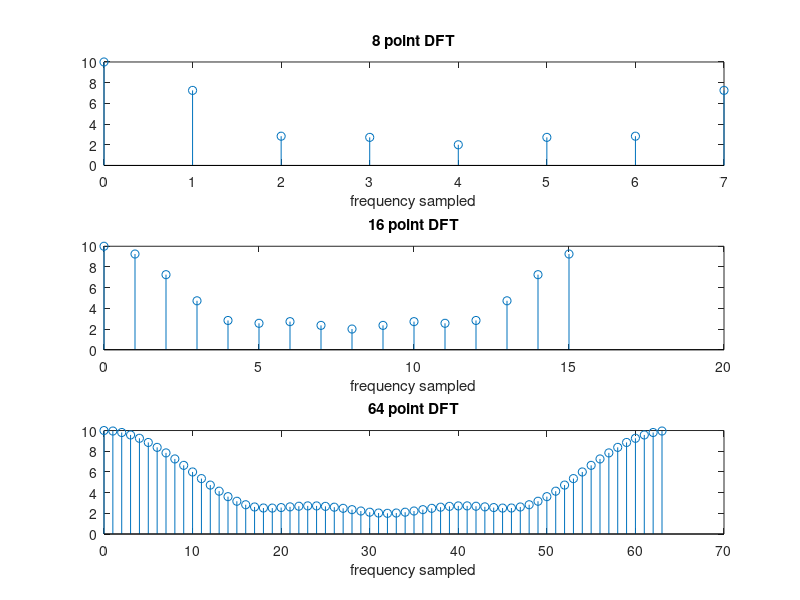
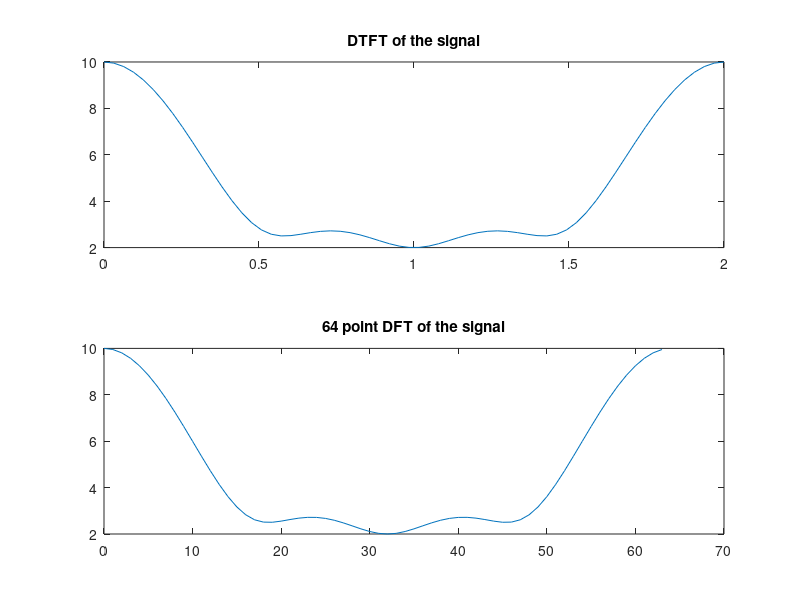

Recreate these plots in MATLAB, in order.
%LAB TASK 3
%FINDING THE 8 point and 16 point DFT

clc
clear all

X_n = [1,2,3,4];
X1_k = fft(X_n,8);
X2_k = fft(X_n,16);
X3_k = fft(X_n,64);
figure
subplot(3,1,1)
k1 = 0:7
stem(k1,abs(X1_k))
title('8 point DFT')
xlabel('frequency sampled')

subplot(3,1,2)
k2 = 0:15
stem(k2,abs(X2_k))
title('16 point DFT')
xlabel('frequency sampled')

subplot(3,1,3)
k3 = 0:63
stem(k3,abs(X3_k))
title('64 point DFT')
xlabel('frequency sampled')

w = 0:2*pi/63:2*pi;
X11_w = freqz(X_n,1,w);
figure
subplot(2,1,1)
plot(w/pi,abs(X11_w))
title('DTFT of the signal')
subplot(2,1,2)
plot(k3,abs(X3_k))
title('64 point DFT of the signal')

%writing a function for the circular convolution
function y = circshift1(x,M)
%user defined function circshift1 and x is the input seq and M is the shift that needs to be performed
N = length(x)-1;
if M > N
    M=rem(N,M);
end
if M<0
    M=length(x) + M;
end
y = [x(length(x)-(M-1):length(x)) x(1: length(x)-M)]

%TESTING THE FUNCTION WE CREATED
clc
clear all
x = [1 2 3 4 5 6 7];
n = 0:length(x)-1;
subplot(2,1,1)
stem(x,n)
M=3;
y = circshift1(x,M)
subplot(2,1,2)
stem(y,n)
end